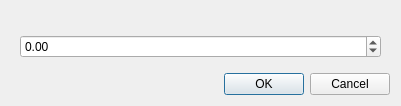
<?xml version="1.0" encoding="UTF-8"?>
<ui version="4.0">
 <class>DialogSlider</class>
 <widget class="QDialog" name="DialogSlider">
  <property name="geometry">
   <rect>
    <x>0</x>
    <y>0</y>
    <width>401</width>
    <height>106</height>
   </rect>
  </property>
  <property name="windowTitle">
   <string>Dialog</string>
  </property>
  <layout class="QVBoxLayout" name="verticalLayout">
   <item>
    <spacer name="verticalSpacer">
     <property name="orientation">
      <enum>Qt::Orientation::Vertical</enum>
     </property>
     <property name="sizeHint" stdset="0">
      <size>
       <width>20</width>
       <height>40</height>
      </size>
     </property>
    </spacer>
   </item>
   <item>
    <widget class="QWidget" name="widget" native="true">
     <layout class="QHBoxLayout" name="horizontalLayout">
      <item>
       <widget class="QDoubleSpinBox" name="SpinBox1">
        <property name="minimum">
         <double>-1.000000000000000</double>
        </property>
        <property name="maximum">
         <double>10.000000000000000</double>
        </property>
        <property name="singleStep">
         <double>0.100000000000000</double>
        </property>
       </widget>
      </item>
     </layout>
    </widget>
   </item>
   <item>
    <widget class="QDialogButtonBox" name="buttonBox">
     <property name="orientation">
      <enum>Qt::Orientation::Horizontal</enum>
     </property>
     <property name="standardButtons">
      <set>QDialogButtonBox::StandardButton::Cancel|QDialogButtonBox::StandardButton::Ok</set>
     </property>
    </widget>
   </item>
  </layout>
 </widget>
 <resources/>
 <connections>
  <connection>
   <sender>buttonBox</sender>
   <signal>accepted()</signal>
   <receiver>DialogSlider</receiver>
   <slot>accept()</slot>
   <hints>
    <hint type="sourcelabel">
     <x>248</x>
     <y>254</y>
    </hint>
    <hint type="destinationlabel">
     <x>157</x>
     <y>274</y>
    </hint>
   </hints>
  </connection>
  <connection>
   <sender>buttonBox</sender>
   <signal>rejected()</signal>
   <receiver>DialogSlider</receiver>
   <slot>reject()</slot>
   <hints>
    <hint type="sourcelabel">
     <x>316</x>
     <y>260</y>
    </hint>
    <hint type="destinationlabel">
     <x>286</x>
     <y>274</y>
    </hint>
   </hints>
  </connection>
 </connections>
</ui>
